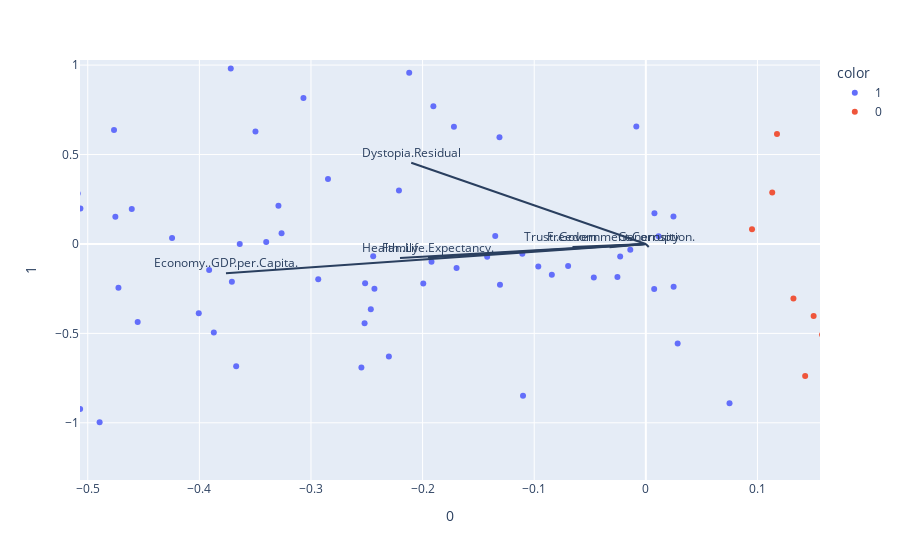

The cell this chart's notebook holds for it:
### Code cell
for i, feature in enumerate(columns_to_use):
    fig.add_shape(
        type='line',
        x0=0, y0=0,
        x1=loadings[i, 0],
        y1=loadings[i, 1]
    )
    fig.add_annotation(
        x=loadings[i, 0],
        y=loadings[i, 1],
        ax=0, ay=0,
        xanchor="center",
        yanchor="bottom",
        text=feature,
    )
fig.show()
